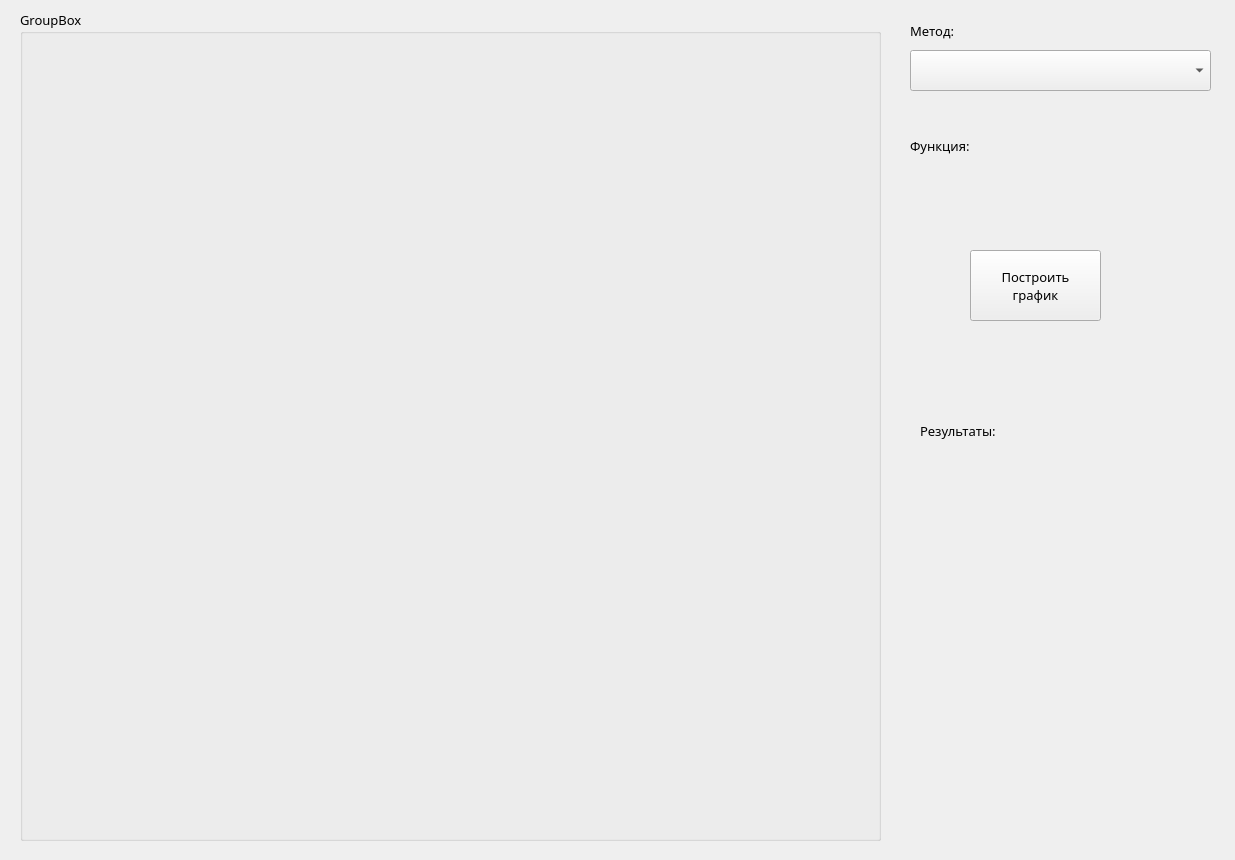
<?xml version="1.0" encoding="UTF-8"?>
<ui version="4.0">
 <class>MainWindow</class>
 <widget class="QMainWindow" name="MainWindow">
  <property name="geometry">
   <rect>
    <x>0</x>
    <y>0</y>
    <width>1235</width>
    <height>860</height>
   </rect>
  </property>
  <property name="font">
   <font>
    <family>Segoe Print</family>
    <pointsize>10</pointsize>
   </font>
  </property>
  <property name="windowTitle">
   <string>MainWindow</string>
  </property>
  <widget class="QWidget" name="centralwidget">
   <widget class="QGroupBox" name="groupBox_plot">
    <property name="enabled">
     <bool>true</bool>
    </property>
    <property name="geometry">
     <rect>
      <x>20</x>
      <y>10</y>
      <width>861</width>
      <height>831</height>
     </rect>
    </property>
    <property name="title">
     <string>GroupBox</string>
    </property>
   </widget>
   <widget class="QComboBox" name="comboBox">
    <property name="geometry">
     <rect>
      <x>910</x>
      <y>50</y>
      <width>301</width>
      <height>41</height>
     </rect>
    </property>
   </widget>
   <widget class="QLabel" name="label">
    <property name="geometry">
     <rect>
      <x>910</x>
      <y>20</y>
      <width>121</width>
      <height>21</height>
     </rect>
    </property>
    <property name="font">
     <font>
      <family>Segoe Print</family>
     </font>
    </property>
    <property name="text">
     <string>Метод:</string>
    </property>
   </widget>
   <widget class="QLabel" name="label_2">
    <property name="geometry">
     <rect>
      <x>910</x>
      <y>130</y>
      <width>101</width>
      <height>31</height>
     </rect>
    </property>
    <property name="text">
     <string>Функция:</string>
    </property>
   </widget>
   <widget class="QLabel" name="label_function">
    <property name="geometry">
     <rect>
      <x>910</x>
      <y>170</y>
      <width>241</width>
      <height>21</height>
     </rect>
    </property>
    <property name="text">
     <string/>
    </property>
   </widget>
   <widget class="QPushButton" name="pushButton_create">
    <property name="geometry">
     <rect>
      <x>970</x>
      <y>250</y>
      <width>131</width>
      <height>71</height>
     </rect>
    </property>
    <property name="text">
     <string>Построить
график</string>
    </property>
   </widget>
   <widget class="QLabel" name="label_3">
    <property name="geometry">
     <rect>
      <x>920</x>
      <y>410</y>
      <width>141</width>
      <height>41</height>
     </rect>
    </property>
    <property name="text">
     <string>Результаты:</string>
    </property>
   </widget>
   <widget class="QLabel" name="label_result">
    <property name="geometry">
     <rect>
      <x>900</x>
      <y>470</y>
      <width>321</width>
      <height>371</height>
     </rect>
    </property>
    <property name="text">
     <string/>
    </property>
    <property name="alignment">
     <set>Qt::AlignLeading|Qt::AlignLeft|Qt::AlignTop</set>
    </property>
   </widget>
  </widget>
 </widget>
 <resources/>
 <connections/>
</ui>
